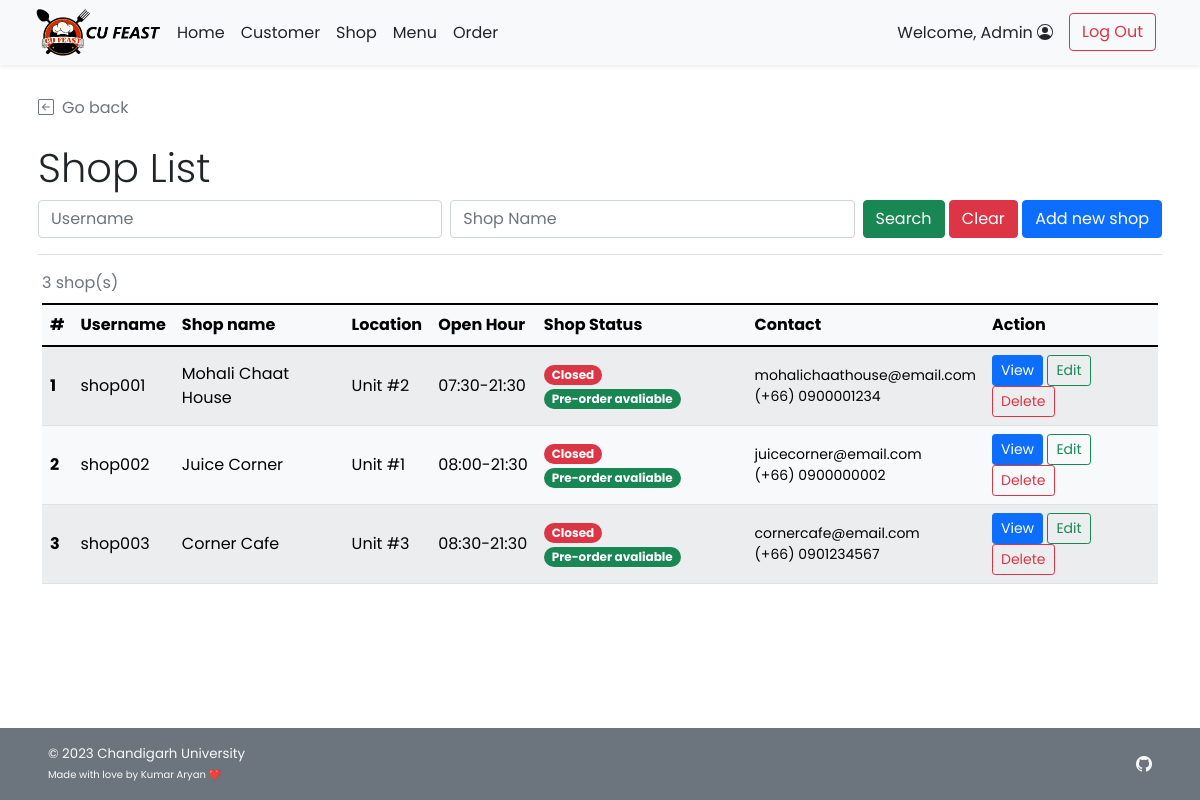
The page /admin/admin_shop_list.php (signed in) on the database its author committed.
### tables this page shows
CREATE TABLE `shop` (
  `s_id` int(11) NOT NULL,
  `s_username` varchar(45) NOT NULL,
  `s_pwd` varchar(45) NOT NULL,
  `s_name` varchar(100) NOT NULL,
  `s_location` varchar(100) NOT NULL,
  `s_openhour` time NOT NULL,
  `s_closehour` time NOT NULL,
  `s_status` tinyint(4) NOT NULL DEFAULT 1 COMMENT 'Shop ready for taking an order or not (True for open, False for close)',
  `s_preorderStatus` tinyint(4) NOT NULL DEFAULT 1 COMMENT 'Shop is ready for tomorrow pre-order or not',
  `s_email` varchar(100) NOT NULL,
  `s_phoneno` varchar(45) NOT NULL,
  `s_pic` text DEFAULT NULL
);

### admin/admin_shop_list.php (the view, shortened to what this page needs)
<!DOCTYPE html>
<html lang="en" class="h-100">
<head>
    <?php
        include("../conn_db.php");
        include('../head.php');
    ?>
    <link href="../css/main.css" rel="stylesheet">
</head>
<body class="d-flex flex-column h-100">
    <?php include('nav_header_admin.php')?>
    <div class="container p-2 pb-0" id="admin-dashboard">
        <div class="mt-4 border-bottom">
            <a class="nav nav-item text-decoration-none text-muted mb-2" href="#" onclick="history.back();">
                <i class="bi bi-arrow-left-square me-2"></i>Go back
            </a>
            <h2 class="pt-3 display-6">Shop List</h2>
            <form class="form-floating mb-3" method="GET" action="admin_shop_list.php">
                <div class="row g-2">
                    <div class="col">
                        <input type="text" class="form-control" id="username" name="un" placeholder="Username"
                            <?php if(isset($_GET["search"])){?>value="<?php echo $_GET["un"];?>" <?php } ?>>
                    </div>
                    <div class="col">
                        <input type="text" class="form-control" id="shopname" name="sn" placeholder="Shop Name"
                            <?php if(isset($_GET["search"])){?>value="<?php echo $_GET["sn"];?>" <?php } ?>>
                    </div>
                    <div class="col-auto">
                        <button type="submit" name="search" value="1" class="btn btn-success">Search</button>
                        <button type="reset" class="btn btn-danger"
                            onclick="javascript: window.location='admin_shop_list.php'">Clear</button>
                        <a href="admin_shop_add.php" class="btn btn-primary">Add new shop</a>
                    </div>
                </div>
            </form>
        </div>
    </div>
    <div class="container pt-2" id="cust-table">
        <?php
            if(!isset($_GET["search"])){
                $search_query = "SELECT s_id,s_username,s_name,s_location,s_openhour,s_closehour,s_status,s_preorderstatus,s_email,s_phoneno FROM shop;";
            }else{
                $search_un=$_GET["un"];
                $search_sn=$_GET["sn"];
                $search_query = "SELECT s_id,s_username,s_name,s_location,s_openhour,s_closehour,s_status,s_preorderstatus,s_email,s_phoneno FROM shop
                WHERE s_username LIKE '%{$search_un}%' AND s_name LIKE '%{$search_sn}%';";
            }
            $search_result = $mysqli -> query($search_query);
            $search_numrow = $search_result -> num_rows;
            if($search_numrow == 0){
        ?>
        <div class="row">
            <div class="col mt-2 ms-2 p-2 bg-danger text-white rounded text-start">
                <svg xmlns="http://www.w3.org/2000/svg" width="16" height="16" fill="currentColor"
                    class="bi bi-x-circle ms-2" viewBox="0 0 16 16">
                    <path d="M8 15A7 7 0 1 1 8 1a7 7 0 0 1 0 14zm0 1A8 8 0 1 0 8 0a8 8 0 0 0 0 16z" />
                    <path
                        d="M4.646 4.646a.5.5 0 0 1 .708 0L8 7.293l2.646-2.647a.5.5 0 0 1 .708.708L8.707 8l2.647 2.646a.5.5 0 0 1-.708.708L8 8.707l-2.646 2.647a.5.5 0 0 1-.708-.708L7.293 8 4.646 5.354a.5.5 0 0 1 0-.708z" />
                </svg><span class="ms-2 mt-2">No shop found!</span>
                <a href="admin_shop_list.php" class="text-white">Clear Search Result</a>
            </div>
        </div>
        <?php } else{ ?>
        <div class="table-responsive">
        <table class="table rounded-5 table-light table-striped table-hover align-middle caption-top mb-5">
            <caption><?php echo $search_numrow;?> shop(s) <?php if(isset($_GET["search"])){?><br /><a
                    Result</a><?php } ?></caption>
            <thead class="bg-light">
                <tr>
                    <th scope="col">#</th>
                    <th scope="col">Username</th>
                    <th scope="col">Shop name</th>
                    <th scope="col">Location</th>
                    <th scope="col">Open Hour</th>
                    <th scope="col">Shop Status</th>
                    <th scope="col">Contact</th>
                    <th scope="col">Action</th>
                </tr>
            </thead>
            <tbody>
                <?php $i=1; while($row = $search_result -> fetch_array()){ ?>
                <tr>
                    <th><?php echo $i++;?></th>
                    <td><?php echo $row["s_username"];?></td>
                    <td><?php echo $row["s_name"];?></td>
                    <td class="text-wrap"><?php echo $row["s_location"];?></td>
                    <td>
                        <?php
                            $oh_arr = explode(":",$row["s_openhour"]);
                            $ch_arr = explode(":",$row["s_closehour"]);
                            $oh_hm = $oh_arr[0].":".$oh_arr[1];
                            $ch_hm = $ch_arr[0].":".$ch_arr[1];
                            echo $oh_hm."-".$ch_hm;
                        ?>
                    </td>
                    <td>
                        <?php
                            $now = date('H:i:s');
                            if((($now < $row["s_openhour"])||($now > $row["s_closehour"]))||($row["s_status"]==0)){
                        ?>
                        <span class="badge rounded-pill bg-danger">Closed</span>
                        <?php }else{ ?>
                        <span class="badge rounded-pill bg-success">Open</span>
                        <?php }
                            if($row["s_preorderstatus"]==1){
                        ?>
                        <span class="badge rounded-pill bg-success">Pre-order avaliable</span>
                        <?php }else{ ?>
                        <span class="badge rounded-pill bg-danger">Pre-order Unavaliable</span>
                        <?php } ?>
                    </td>
                    <td class="small"><?php echo $row["s_email"];?><br/><?php echo "(+66) ".$row["s_phoneno"];?></td>
                    <td>
                        <a href="admin_shop_detail.php?s_id=<?php echo $row["s_id"]?>"
                            class="btn btn-sm btn-primary">View</a>
                        <a href="admin_shop_edit.php?s_id=<?php echo $row["s_id"]?>"
                            class="btn btn-sm btn-outline-success">Edit</a>
                        <a href="admin_shop_delete.php?s_id=<?php echo $row["s_id"]?>"
                            class="btn btn-sm btn-outline-danger">Delete</a>
                    </td>
                </tr>
                <?php } ?>
            </tbody>
        </table>
        </div>
        <?php }
        ?>
    </div>
    <footer
    class="footer d-flex flex-wrap justify-content-between align-items-center px-5 py-3 mt-auto bg-secondary text-light">
        <span class="smaller-font">&copy; 2023 Chandigarh University<br /><span class="xsmall-font">Made with love by Kumar Aryan ❤️</span></span>
        <ul class="nav justify-content-end list-unstyled d-flex">
            <li class="ms-3"><a class="text-light" target="_blank" href="https://github.com/kumararyan0530"><i
                        class="bi bi-github"></i></a></li>
        </ul>
    </footer>
</body>
</html>

### css/main.css (style rules this page uses)
html { height: 100%; }
body { height: 100%; padding-top: 4rem; margin-bottom: -50px; font-family: 'Poppins', 'Noto Sans Thai', sans-serif; }
a { cursor: pointer; }
.bi { vertical-align: -.125em; fill: currentColor; }
.smaller-font { font-size: smaller; }
.xsmall-font { font-size: x-small; }

### rows shown on the page
shop: s_username "shop001", s_name "Mohali Chaat House", s_location "Unit #2", s_openhour "07:30", s_closehour "21:30", shows "Closed", s_preorderStatus "Pre-order avaliable", s_email "mohalichaathouse@email.com", s_phoneno "0900001234"
shop: s_username "shop002", s_name "Juice Corner", s_location "Unit #1", s_openhour "08:00", s_closehour "21:30", shows "Closed", s_preorderStatus "Pre-order avaliable", s_email "juicecorner@email.com", s_phoneno "0900000002"
shop: s_username "shop003", s_name "Corner Cafe", s_location "Unit #3", s_openhour "08:30", s_closehour "21:30", shows "Closed", s_preorderStatus "Pre-order avaliable", s_email "cornercafe@email.com", s_phoneno "0901234567"

### other values the page prints
$_SESSION['firstname'] "Admin"
$search_numrow "3"
